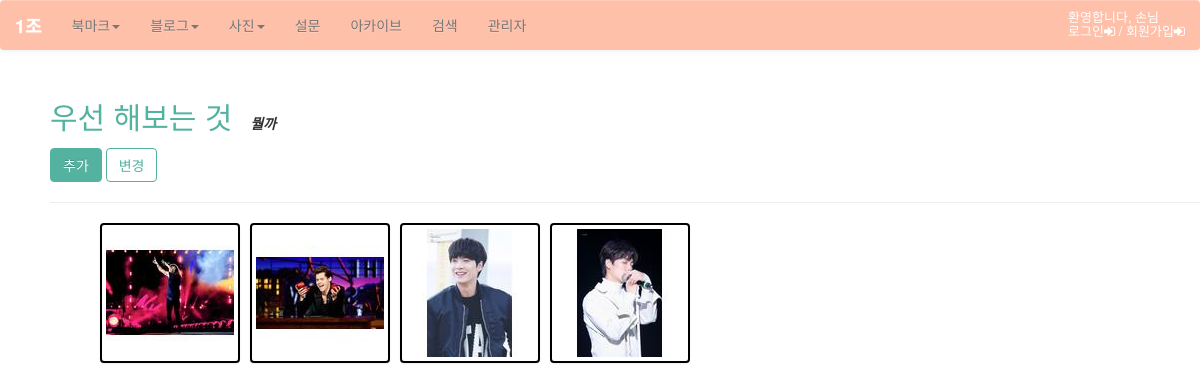
The app's page /photo/ with its own data.
### photo/models.py (models this page shows, shortened)
@python_2_unicode_compatible
class Album(models.Model):
    name = models.CharField(max_length=50)
    description = models.CharField('One Line Description', max_length=100, blank=True)
    owner = models.ForeignKey(User, null=True)
    class Meta:
        ordering = ['name']

@python_2_unicode_compatible
class Photo(models.Model):
    album = models.ForeignKey(Album)
    title = models.CharField(max_length=50)
    image = ThumbnailImageField(upload_to='photo/%Y/%m')
    description = models.TextField('Photo Description', blank=True)
    upload_date = models.DateTimeField('Upload Date', auto_now_add=True)
    owner = models.ForeignKey(User, null=True)
    class Meta:
        ordering = ['title']
    def get_absolute_url(self):
        return reverse('photo:photo_detail', args=(self.id,))

### photo/views.py (the view)
class AlbumLV(ListView):
    model = Album

### photo/fields.py (called while the page is built)
def _add_thumb(s):
    parts = s.split(".")
    parts.insert(-1, "thumb")
    if parts[-1].lower() not in ['jpeg', 'jpg']:
        parts[-1] = 'jpg'
    return ".".join(parts)

    def _get_thumb_url(self):
        return _add_thumb(self.url)

### photo/templates/photo/album_list.html (shortened to what this page needs)
{% extends "base.html" %}
{% load staticfiles %}
{% block extrastyle %}{% static "photo/photo.css" %}{% endblock %}
{% block content %}
<div id="content">
    {% for item in object_list %}
    <div class="clear_float">
        <h2 style="display:inline"><a href="{% url 'photo:album_detail' item.id %}">{{ item.name }}</a></h2>
        &emsp;<b><i>{{ item.description }}</i></b>
        <br />
        <div class="button">
          <a href="{% url 'photo:photo_add' %}" class="btn btn-primary" role="button">추가</a>
          <a href="{% url 'photo:photo_change' %}" class="btn btn-default" role="button">변경</a>
        </div>
    </div>
    <hr/>
    <div class="album-list">
        {% for photo in item.photo_set.all|slice:":5" %}
        <div class="album-list-photo">
            <a href="{{ photo.get_absolute_url }}">
            <img class="thumbnail" src="{{ photo.image.thumb_url }}" />
            </a>
        </div>
        {% endfor %}
    </div>
    {% endfor %}
</div>
{% endblock %}

### templates/base.html (shortened to what this page needs)
<!DOCTYPE html>
<html lang="ko">
<head>
{% load staticfiles %}
<link rel="stylesheet" href="http://maxcdn.bootstrapcdn.com/bootstrap/3.2.0/css/bootstrap.min.css">
<link rel="stylesheet" href="http://maxcdn.bootstrapcdn.com/font-awesome/4.2.0/css/font-awesome.min.css">
<link rel="stylesheet" href="//maxcdn.bootstrapcdn.com/bootstrap/3.2.0/css/bootstrap.min.css">
<link rel="stylesheet" href="//maxcdn.bootstrapcdn.com/bootstrap/3.2.0/css/bootstrap-theme.min.css">
<link rel="stylesheet" type="text/css" href="{% block stylesheet %}{% static "css/base.css" %}{% endblock %}" />
<link rel="stylesheet" type="text/css" href="{% block extrastyle %}{% endblock %}" />
</head>
<body>
  <div id="mymenu">
    <nav class="nav navbar-default" role="navigation">
        <div class = "navbar-header">
          <a href="{% url 'home' %}" class="navbar-brand django"><strong>1조</strong></a>
        </div>
        <div class="collapse navbar-collapse navbar-ex1-collapse">
          <ul class="nav navbar-nav">
            <li class="dropdown">
              <a href="#" class="dropdown-toggle" data-toggle="dropdown">북마크<span class="caret"/>
              </a>
            </li>
            <li class="dropdown">
              <a href="#" class="dropdown-toggle" data-toggle="dropdown">블로그<span class="caret"/>
              </a>
          </li>
            <li class="dropdown">
              <a href="#" class="dropdown-toggle" data-toggle="dropdown">사진<span class="caret"/>
              </a>
            </li>
            <li><a href="{% url 'polls:index' %}">설문</a></li>
            <li><a href="{% url 'blog:post_archive' %}">아카이브</a></li>
            <li><a href="{% url 'blog:search' %}">검색</a></li>
            <li><a href="{% url 'admin:index' %}">관리자</a></li>
          </ul>
          {% if user.is_active %}
          <ul class="nav nav-bar navbar-right">
          <h4 class="welcome">{% firstof user.get_short_name user.get_username %} 님 안녕하세요!
                      <br><a href="{% url 'password_change' %}">비밀번호 바꾸기<i class="fa fa-exchange"></i></a> /
                      <a href="{% url 'logout' %}">로그아웃<i class="fa fa-sign-out"></i></a>
          </h4>
        </ul>
          {% else %}
          <ul class="nav nav-bar navbar-right">
          <h4 class="welcome">환영합니다, 손님<br>
                      <a href="{% url 'login' %}">로그인<i class="fa fa-sign-in"></i></a> /
                      <a href="{% url 'register' %}">회원가입<i class="fa fa-sign-in"></i></a>
          </h4>
        </ul>
        {% endif %}
        </div>
      </nav>
  </div>
{% block content %}
{% endblock %}
</body>
</html>

### static/css/base.css (style rules this page uses)
body { background: white; }
.welcome { color: white; font-size: 13px; padding-right: 15px; }
.navbar-default { background: #FFC0A9; }
.welcome a, a:focus { color: #fff; }
a, a:focus { color: #53B2A0; }
.btn-primary { background: #53B2A0; border: 1px solid #53B2A0; color: #fff; box-shadow: none; }
.btn-default { background: #fff; border: 1px solid #53B2A0; color: #53B2A0; box-shadow: none; }
#content { margin-left: 50px; }
.clear_float { margin-top: 50px; }
.button { margin-top: 15px; }

### photo/static/photo/photo.css (style rules this page uses)
div.album-list { margin: 20px 50px; }
div.album-list-photo { float: left; width: 150px; height: 180px; }
img.thumbnail { border:2px solid #000; }
div.clear_float { clear: both; }

### records on screen
Album: name "우선 해보는 것", description "뭘까"
Photo: shows a picture
Photo: shows a picture
Photo: shows a picture
Photo: shows a picture
